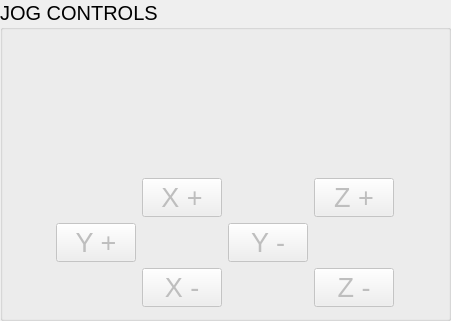
       <widget class="QGroupBox" name="groupBox">
        <property name="geometry">
         <rect>
          <x>770</x>
          <y>360</y>
          <width>451</width>
          <height>321</height>
         </rect>
        </property>
        <property name="font">
         <font>
          <pointsize>15</pointsize>
         </font>
        </property>
        <property name="title">
         <string>JOG CONTROLS</string>
        </property>
        <layout class="QGridLayout" name="gridLayout_3">
         <item row="0" column="0">
          <widget class="JogIncrementWidget" name="jogincrementwidget">
           <property name="font">
            <font>
             <pointsize>15</pointsize>
            </font>
           </property>
           <property name="styleSheet">
            <string notr="true">ActionButton {
min-height: 60px;
min-width: 50px;
font: 15pt;
}</string>
           </property>
           <property name="diameter" stdset="0">
            <number>20</number>
           </property>
          </widget>
         </item>
         <item row="1" column="0">
          <layout class="QGridLayout" name="gridLayout_2">
           <item row="2" column="2">
            <widget class="ActionButton" name="actionbutton_5">
             <property name="enabled">
              <bool>false</bool>
             </property>
             <property name="sizePolicy">
              <sizepolicy hsizetype="Fixed" vsizetype="Fixed">
               <horstretch>0</horstretch>
               <verstretch>0</verstretch>
              </sizepolicy>
             </property>
             <property name="font">
              <font>
               <pointsize>20</pointsize>
              </font>
             </property>
             <property name="styleSheet">
              <string notr="true">ActionButton {
min-height: 50px;
min-width: 100px;
}</string>
             </property>
             <property name="text">
              <string>Y -</string>
             </property>
             <property name="actionName" stdset="0">
              <string>machine.jog.axis:y,neg</string>
             </property>
            </widget>
           </item>
           <item row="2" column="0">
            <widget class="ActionButton" name="actionbutton_2">
             <property name="enabled">
              <bool>false</bool>
             </property>
             <property name="sizePolicy">
              <sizepolicy hsizetype="Fixed" vsizetype="Fixed">
               <horstretch>0</horstretch>
               <verstretch>0</verstretch>
              </sizepolicy>
             </property>
             <property name="font">
              <font>
               <pointsize>20</pointsize>
              </font>
             </property>
             <property name="styleSheet">
              <string notr="true">ActionButton {
min-height: 50px;
min-width: 100px;
}</string>
             </property>
             <property name="text">
              <string>Y +</string>
             </property>
             <property name="actionName" stdset="0">
              <string>machine.jog.axis:y,pos</string>
             </property>
            </widget>
           </item>
           <item row="3" column="3">
            <widget class="ActionButton" name="actionbutton_6">
             <property name="enabled">
              <bool>false</bool>
             </property>
             <property name="sizePolicy">
              <sizepolicy hsizetype="Fixed" vsizetype="Fixed">
               <horstretch>0</horstretch>
               <verstretch>0</verstretch>
              </sizepolicy>
             </property>
             <property name="font">
              <font>
               <pointsize>20</pointsize>
              </font>
             </property>
             <property name="styleSheet">
              <string notr="true">ActionButton {
min-height: 50px;
min-width: 100px;
}</string>
             </property>
             <property name="text">
              <string>Z -</string>
             </property>
             <property name="actionName" stdset="0">
              <string>machine.jog.axis:z,neg</string>
             </property>
            </widget>
           </item>
           <item row="1" column="3">
            <widget class="ActionButton" name="actionbutton_3">
             <property name="enabled">
              <bool>false</bool>
             </property>
             <property name="sizePolicy">
              <sizepolicy hsizetype="Fixed" vsizetype="Fixed">
               <horstretch>0</horstretch>
               <verstretch>0</verstretch>
              </sizepolicy>
             </property>
             <property name="font">
              <font>
               <pointsize>20</pointsize>
              </font>
             </property>
             <property name="styleSheet">
              <string notr="true">ActionButton {
min-height: 50px;
min-width: 100px;
}</string>
             </property>
             <property name="text">
              <string>Z +</string>
             </property>
             <property name="actionName" stdset="0">
              <string>machine.jog.axis:z,pos</string>
             </property>
            </widget>
           </item>
           <item row="1" column="1">
            <widget class="ActionButton" name="actionbutton">
             <property name="enabled">
              <bool>false</bool>
             </property>
             <property name="sizePolicy">
              <sizepolicy hsizetype="Fixed" vsizetype="Fixed">
               <horstretch>0</horstretch>
               <verstretch>0</verstretch>
              </sizepolicy>
             </property>
             <property name="font">
              <font>
               <pointsize>20</pointsize>
              </font>
             </property>
             <property name="styleSheet">
              <string notr="true">ActionButton {
min-height: 50px;
min-width: 100px;
}</string>
             </property>
             <property name="text">
              <string>X +</string>
             </property>
             <property name="actionName" stdset="0">
              <string>machine.jog.axis:x,pos</string>
             </property>
            </widget>
           </item>
           <item row="3" column="1">
            <widget class="ActionButton" name="actionbutton_4">
             <property name="enabled">
              <bool>false</bool>
             </property>
             <property name="sizePolicy">
              <sizepolicy hsizetype="Fixed" vsizetype="Fixed">
               <horstretch>0</horstretch>
               <verstretch>0</verstretch>
              </sizepolicy>
             </property>
             <property name="font">
              <font>
               <pointsize>20</pointsize>
              </font>
             </property>
             <property name="styleSheet">
              <string notr="true">ActionButton {
min-height: 50px;
min-width: 100px;
}</string>
             </property>
             <property name="text">
              <string>X -</string>
             </property>
             <property name="actionName" stdset="0">
              <string>machine.jog.axis:x,neg</string>
             </property>
            </widget>
           </item>
          </layout>
         </item>
        </layout>
       </widget>
